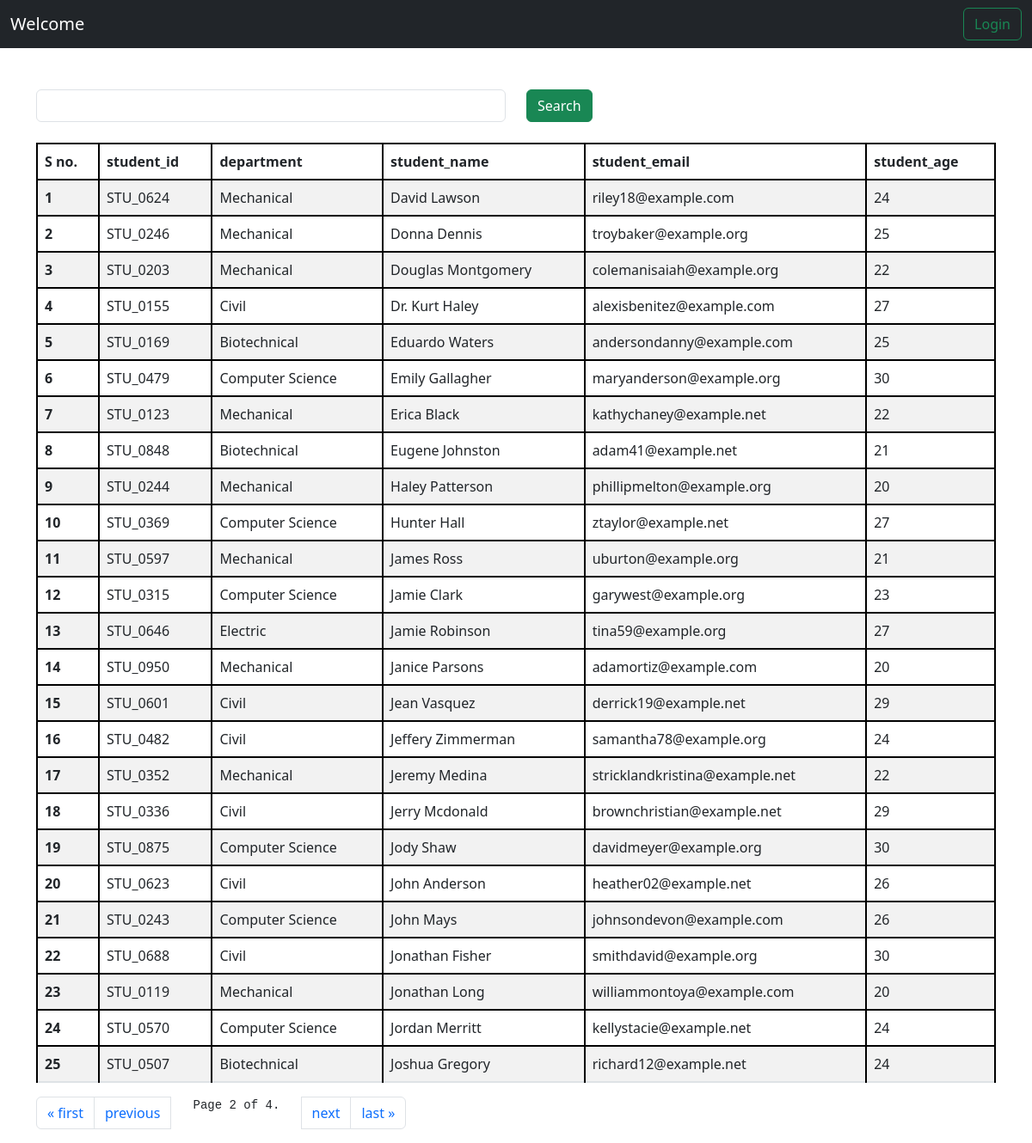
Screenshot of /students/?page=2 with the database file from the repository.
### vege/models.py (models this page shows, shortened)
class Student(Model):
    department = ForeignKey(Department,related_name='depart',on_delete=CASCADE)
    student_id = OneToOneField(StudentID,related_name='studentid',on_delete=CASCADE)
    student_name =CharField(max_length=100)
    student_email =EmailField(unique=True)
    student_age =IntegerField(default=18)
    student_address =TextField()
    def __str__(self) -> str:
        return self.student_name
    class Meta:
        ordering = ['student_name']
        verbose_name = 'student'

class StudentID(Model):
    student_id = CharField(max_length=100)
    def __str__(self):
        return self.student_id

class Department(Model):
    department = CharField(max_length=100)
    class Meta:
        ordering = ['department']

### vege/views.py (the view, shortened to what this page needs)
# urls.py: path('students/',get_students,name='get_students')
def get_students(request):
     queryset = Student.objects.all()
     paginator = Paginator(queryset, 25)  # Show 25 contacts per page.
     page_number = request.GET.get("page",1)
     page_obj = paginator.get_page(page_number)
     print(page_obj.object_list)
     return render(request,'report//students.html',{'queryset':page_obj})

### vege/templates/report/students.html (shortened to what this page needs)
{% extends 'base.html' %}
{%block start%}
<div class="container mt-5">
<form class="mb-4 ">
    <div class="row">
        <div class="col-md-6">
            <input class="form-control" name="search" placerholder='search'>
        </div>
        <div class='col-md-6'>
            <button class="btn btn-success">Search</button>
        </div>
    </div>
</form>
    <table class="table table-striped">
        <thead>
          <tr>
            <th scope="col">S no.</th>
            <th scope="col">student_id</th>
            <th scope="col">department</th>
            <th scope="col">student_name</th>
            <th scope="col">student_email</th>
            <th scope="col">student_age</th>
          </tr>
        </thead>
        <tbody>
            {% for student in queryset %}
          <tr>
            <th scope="row">{{forloop.counter}}</th>
            <td>{{student.student_id}}</td>
            <td>{{student.department.department}}</td>
            <td>{{student.student_name}}</td>
            <td>{{student.student_email}}</td>
            <td>{{student.student_age}}</td>
          </tr>
          {% endfor %}
        </tbody>
    </table>
          <nav aria-label="Page navigation example">
            <ul class="pagination">
                {% if queryset.has_previous %}
                <li class="page-item"><a class="page-link" href="?page=1">&laquo; first</a></li>
                <li class="page-item"><a class="page-link" href="?page={{ queryset.previous_page_number }}">previous</a></li>
                {% endif %}
                <span class="current">
                    <pre>   Page {{ queryset.number }} of {{ queryset.paginator.num_pages }}.   </pre>
                </span>
                {% if queryset.has_next %}
                <li class="page-item"><a class="page-link" href="?page={{ queryset.next_page_number }}">next</a></l>
                <li class="page-item"><a class="page-link" href="?page={{ queryset.paginator.num_pages }}">last &raquo;</a></l>
                {% endif %}
        </ul>
    </nav>
</div>
{% endblock %}

### home/templates/base.html (style rules this page uses)
table, th, td { border: 2px solid black; }

### rows the page displays
Student: student_id "STU_0624", department.department "Mechanical", student_name "David Lawson", student_email "riley18@example.com", student_age "24"
Student: student_id "STU_0246", department.department "Mechanical", student_name "Donna Dennis", student_email "troybaker@example.org", student_age "25"
Student: student_id "STU_0203", department.department "Mechanical", student_name "Douglas Montgomery", student_email "colemanisaiah@example.org", student_age "22"
Student: student_id "STU_0155", department.department "Civil", student_name "Dr. Kurt Haley", student_email "alexisbenitez@example.com", student_age "27"
Student: student_id "STU_0169", department.department "Biotechnical", student_name "Eduardo Waters", student_email "andersondanny@example.com", student_age "25"
Student: student_id "STU_0479", department.department "Computer Science", student_name "Emily Gallagher", student_email "maryanderson@example.org", student_age "30"
Student: student_id "STU_0123", department.department "Mechanical", student_name "Erica Black", student_email "kathychaney@example.net", student_age "22"
Student: student_id "STU_0848", department.department "Biotechnical", student_name "Eugene Johnston", student_email "adam41@example.net", student_age "21"
Student: student_id "STU_0244", department.department "Mechanical", student_name "Haley Patterson", student_email "phillipmelton@example.org", student_age "20"
Student: student_id "STU_0369", department.department "Computer Science", student_name "Hunter Hall", student_email "ztaylor@example.net", student_age "27"
Student: student_id "STU_0597", department.department "Mechanical", student_name "James Ross", student_email "uburton@example.org", student_age "21"
Student: student_id "STU_0315", department.department "Computer Science", student_name "Jamie Clark", student_email "garywest@example.org", student_age "23"
Student: student_id "STU_0646", department.department "Electric", student_name "Jamie Robinson", student_email "tina59@example.org", student_age "27"
Student: student_id "STU_0950", department.department "Mechanical", student_name "Janice Parsons", student_email "adamortiz@example.com", student_age "20"
Student: student_id "STU_0601", department.department "Civil", student_name "Jean Vasquez", student_email "derrick19@example.net", student_age "29"
Student: student_id "STU_0482", department.department "Civil", student_name "Jeffery Zimmerman", student_email "samantha78@example.org", student_age "24"
Student: student_id "STU_0352", department.department "Mechanical", student_name "Jeremy Medina", student_email "stricklandkristina@example.net", student_age "22"
Student: student_id "STU_0336", department.department "Civil", student_name "Jerry Mcdonald", student_email "brownchristian@example.net", student_age "29"
Student: student_id "STU_0875", department.department "Computer Science", student_name "Jody Shaw", student_email "davidmeyer@example.org", student_age "30"
Student: student_id "STU_0623", department.department "Civil", student_name "John Anderson", student_email "heather02@example.net", student_age "26"
Student: student_id "STU_0243", department.department "Computer Science", student_name "John Mays", student_email "johnsondevon@example.com", student_age "26"
Student: student_id "STU_0688", department.department "Civil", student_name "Jonathan Fisher", student_email "smithdavid@example.org", student_age "30"
Student: student_id "STU_0119", department.department "Mechanical", student_name "Jonathan Long", student_email "williammontoya@example.com", student_age "20"
Student: student_id "STU_0570", department.department "Computer Science", student_name "Jordan Merritt", student_email "kellystacie@example.net", student_age "24"
Student: student_id "STU_0507", department.department "Biotechnical", student_name "Joshua Gregory", student_email "richard12@example.net", student_age "24"

### other values shown
{{ queryset.number }} "2"
{{ queryset.paginator.num_pages }} "4"
